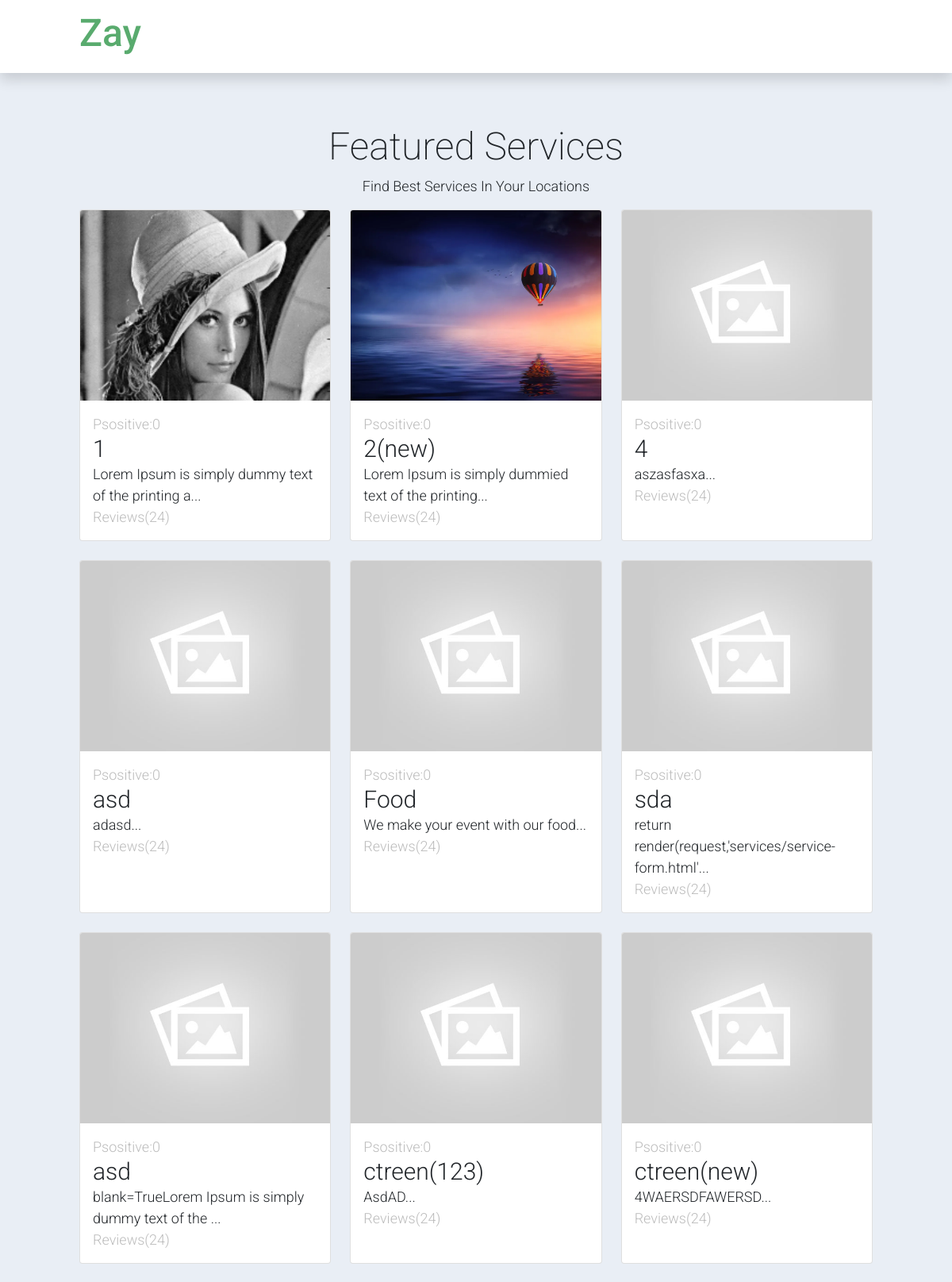
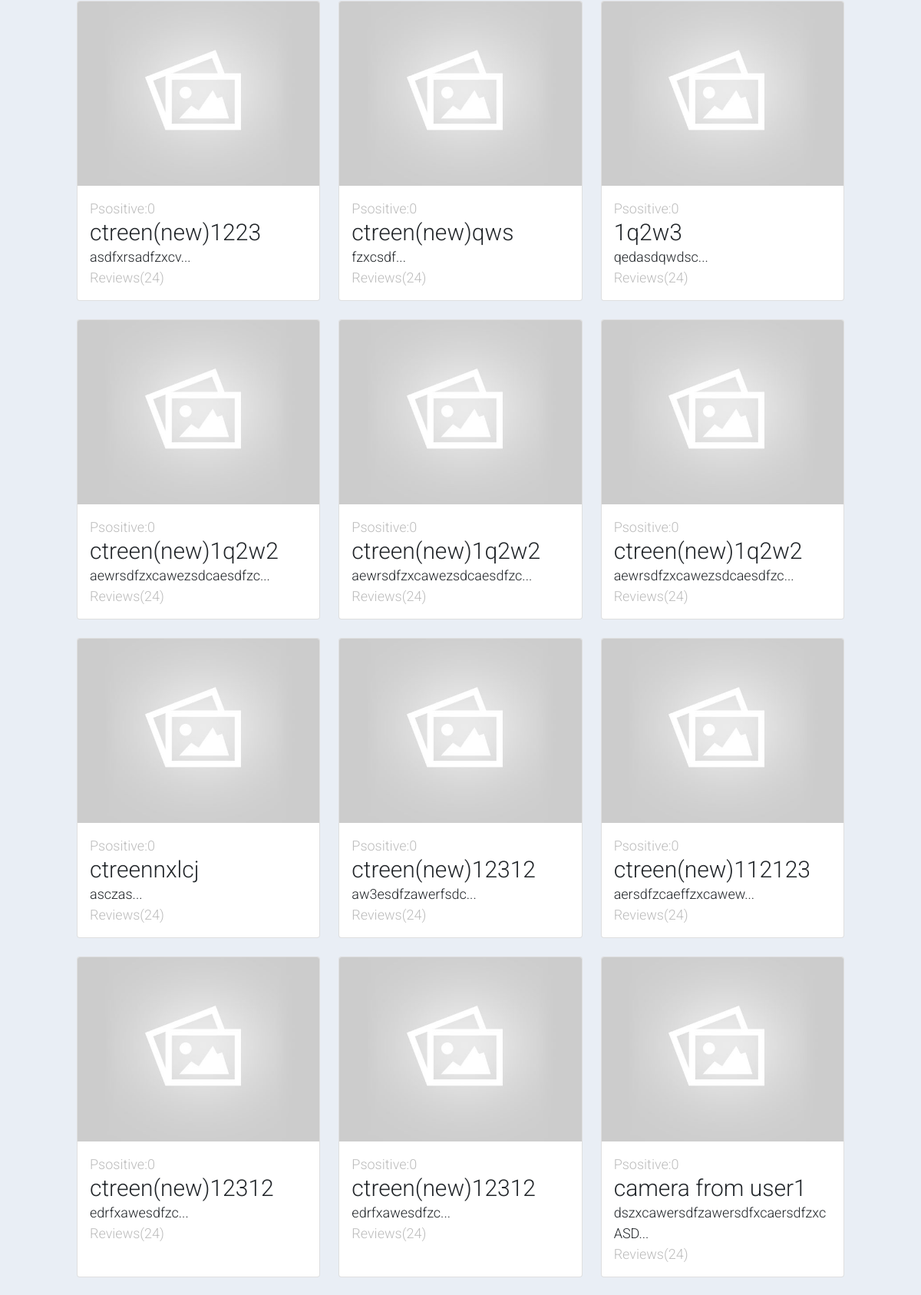
The page / (upper part) on the database its author committed (2 pictures, top to bottom).
### services/models.py (models this page shows, shortened)
class Event_Services(models.Model):
    service_owner=models.ForeignKey(profile,on_delete=models.CASCADE,null=True,blank=True)
    service_name = models.CharField(max_length=200)
    service_description = models.TextField()
    category = models.ForeignKey('Service_Category',on_delete= models.CASCADE, null=True, blank=True)
    featured_image = models.ImageField(null=True,blank=True,default="default.jpg")
    price = models.IntegerField(null=True,blank=True)
    vote_total = models.IntegerField(default=0,null=True, blank=True)
    vote_ratio = models.IntegerField(default=0,null=True, blank=True)
    created = models.DateTimeField(auto_now_add=True)
    id = models.UUIDField(default=uuid.uuid4, unique=True, primary_key=True,editable=False)

### users/views.py (the view)
# urls.py: path('', views.HomePage, name='index'),
def HomePage(request):
    profiles = profile.objects.all()
    service = Event_Services.objects.all()
    context={'profile':profiles,'service':service}
    return render(request,'customer/index.html',context)

### users/templates/customer/index.html (shortened to what this page needs)
{% extends 'customer/nav.html' %}
{% block content %}
    <section class="bg-light">
        <div class="container py-5">
            <div class="row text-center py-3">
                <div class="col-lg-6 m-auto">
                    <h1 class="h1">Featured Services</h1>
                    <p>
                        Find Best Services In Your Locations
                    </p>
                </div>
            </div>
            <div class="row">
                {% for service in service %}
                <div class="col-12 col-md-4 mb-4">
                    <div class="card h-100">
                        <a href="{% url 'service-page' pk=service.id %}">
                            <img src="{{service.featured_image.url}}" class="card-img-top" alt="{{service.service_name}}">
                        </a>
                        <div class="card-body">
                            <ul class="list-unstyled d-flex justify-content-between">
                                <li class="text-muted text-right">Psositive:{{service.vote_ratio}}</li>
                            </ul>
                            <a href="{% url 'service-page' pk=service.id %}" class="h2 text-decoration-none text-dark">{{service.service_name}}</a>
                            <p class="card-text">
                                {{service.service_description|slice:50}}...
                            </p>
                            <p class="text-muted">Reviews(24)</p>
                        </div>
                    </div>
                </div>
                {% endfor %}
            </div>
        </div>
    </section>
{% endblock content %}

### static/cus/assets/css/custom.css (style rules this page uses)
.card-img, .card-img-bottom, .card-img-top { width: 100%!important; height: 15rem!important; object-fit: cover!important; }

### static/cus/assets/css/templatemo.css (style rules this page uses)
body, ul, li, p, a, label, input, div { font-family: 'Roboto', sans-serif; font-size: 18px !important; font-weight: 300 !important; }
.h1 { font-family: 'Roboto', sans-serif; font-size: 48px !important; font-weight: 200 !important; }
.h2 { font-family: 'Roboto', sans-serif; font-size: 30px !important; font-weight: 300; }
.text-muted { color: #bcbcbc !important; }
.bg-light { background-color: #e9eef5 !important; }

### rows shown on the page
Event_Services: featured_image (picture), vote_ratio "0", service_name "1", service_description "Lorem Ipsum is simply dummy text of the printing a"
Event_Services: featured_image (picture), vote_ratio "0", service_name "2(new)", service_description "Lorem Ipsum is simply dummied text of the printing"
Event_Services: featured_image (placeholder picture), vote_ratio "0", service_name "4", service_description "aszasfasxa"
Event_Services: featured_image (placeholder picture), vote_ratio "0", service_name "asd", service_description "adasd"
Event_Services: featured_image (placeholder picture), vote_ratio "0", service_name "Food", service_description "We make your event with our food"
Event_Services: featured_image (placeholder picture), vote_ratio "0", service_name "sda", service_description "return render(request,'services/service-form.html'"
Event_Services: featured_image (placeholder picture), vote_ratio "0", service_name "asd", service_description "blank=TrueLorem Ipsum is simply dummy text of the"
Event_Services: featured_image (placeholder picture), vote_ratio "0", service_name "ctreen(123)", service_description "AsdAD"
Event_Services: featured_image (placeholder picture), vote_ratio "0", service_name "ctreen(new)", service_description "4WAERSDFAWERSD"
Event_Services: featured_image (placeholder picture), vote_ratio "0", service_name "ctreen(new)1223", service_description "asdfxrsadfzxcv"
Event_Services: featured_image (placeholder picture), vote_ratio "0", service_name "ctreen(new)qws", service_description "fzxcsdf"
Event_Services: featured_image (placeholder picture), vote_ratio "0", service_name "1q2w3", service_description "qedasdqwdsc"
Event_Services: featured_image (placeholder picture), vote_ratio "0", service_name "ctreen(new)1q2w2", service_description "aewrsdfzxcawezsdcaesdfzc"
Event_Services: featured_image (placeholder picture), vote_ratio "0", service_name "ctreen(new)1q2w2", service_description "aewrsdfzxcawezsdcaesdfzc"
Event_Services: featured_image (placeholder picture), vote_ratio "0", service_name "ctreen(new)1q2w2", service_description "aewrsdfzxcawezsdcaesdfzc"
Event_Services: featured_image (placeholder picture), vote_ratio "0", service_name "ctreennxlcj", service_description "asczas"
Event_Services: featured_image (placeholder picture), vote_ratio "0", service_name "ctreen(new)12312", service_description "aw3esdfzawerfsdc"
Event_Services: featured_image (placeholder picture), vote_ratio "0", service_name "ctreen(new)112123", service_description "aersdfzcaeffzxcawew"
Event_Services: featured_image (placeholder picture), vote_ratio "0", service_name "ctreen(new)12312", service_description "edrfxawesdfzc"
Event_Services: featured_image (placeholder picture), vote_ratio "0", service_name "ctreen(new)12312", service_description "edrfxawesdfzc"
Event_Services: featured_image (placeholder picture), vote_ratio "0", service_name "camera from user1", service_description "dszxcawersdfzawersdfxcaersdfzxcASD"
